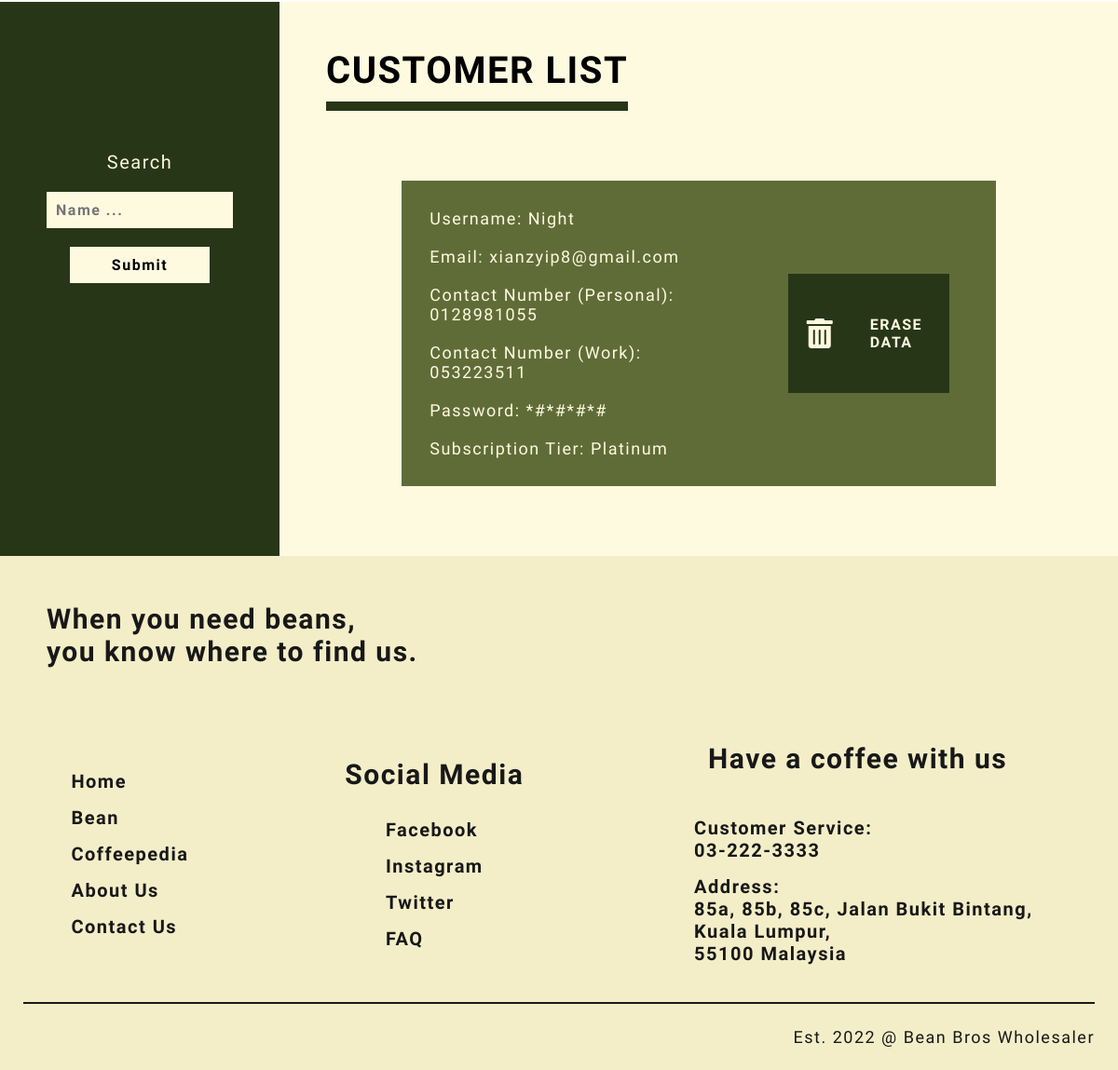
The page /php/checkcustomer.php (lower part) on the database as committed earlier.
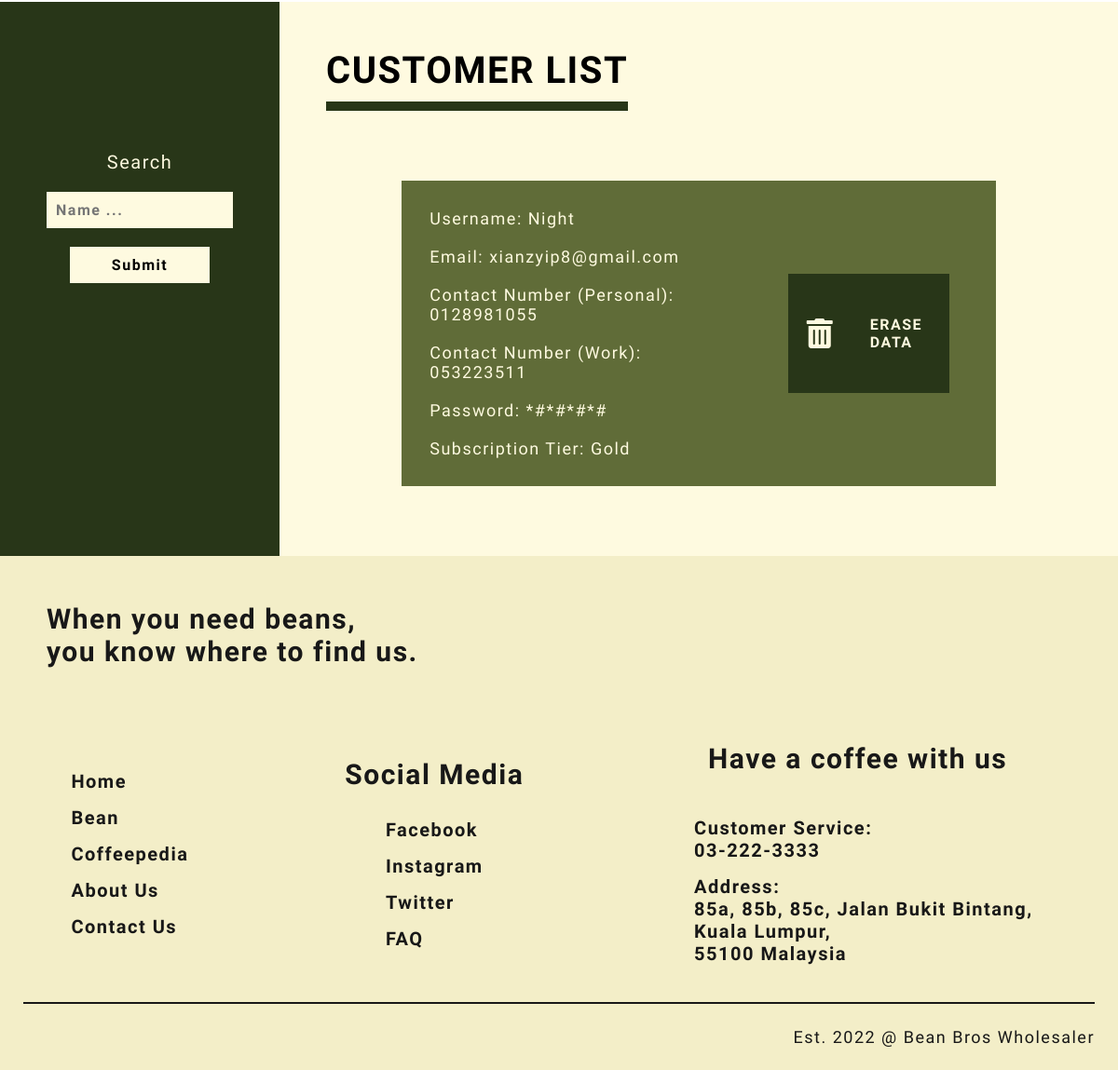
The same page on the database as committed later.
### tables this page shows
CREATE TABLE IF NOT EXISTS `customer` (
  `Customer_ID` int(255) NOT NULL AUTO_INCREMENT,
  `Username` varchar(255) NOT NULL,
  `Email` varchar(255) NOT NULL,
  `Password` varchar(255) NOT NULL,
  `Company_Contact` varchar(255) NOT NULL,
  `Personal_Contact` varchar(255) NOT NULL,
  `Subscription` text,
  PRIMARY KEY (`Customer_ID`)
);

### php/checkcustomer.php (the view, shortened to what the changed rows need)
<!DOCTYPE html>
<html>
    <head>
        <link rel = "stylesheet" href = "../css/checkcustomer.css">
        <link rel = "stylesheet" href = "https://use.fontawesome.com/releases/v5.15.4/css/all.css">
        <link rel = "stylesheet" href = "https://use.fontawesome.com/releases/v5.15.4/css/v4-shims.css">
    </head>
    <body>
        <div class="customer-list-page">
            <div class="customer-list-parallax-group">
                <div class="customer-list-parallax-base">
                    <div class="customer-container">
                            <?php
                                include("conn.php");
                                $searchCustomer = "";
                                $search = mysqli_query($con, "SELECT * FROM customer WHERE Username LIKE '%$searchCustomer%' ORDER BY Customer_ID;");
                            ?>
                        <div class="customer-left">
                            <div class="customer-title">
                                <h2>Customer List</h2>
                            </div>
                            <div class="all-customer-container">
                                <?php
                                    while($row = mysqli_fetch_assoc($search))
                                    {
                                        $displayCustomer = '
                                        <div class="customer">
                                            <div class="customer-information">
                                                <p>Username: '.$row["Username"].'</p>
                                                <p>Email: '.$row["Email"].'</p>
                                                <p>Contact Number (Personal): '.$row["Personal_Contact"].'</p>
                                                <p>Contact Number (Work): '.$row["Company_Contact"].'</p>
                                                <p>Password: *#*#*#*#</p>
                                                <p>Subscription Tier: '.$row["Subscription"].'</p>
                                            </div>
                                            <div class="delete-container">
                                                <i class="fas fa-trash-alt fa-2x"></i>
                                                <a href=\'deletecustomer.php?Customer_ID='.$row['Customer_ID'].'\' onclick="return confirm(\'Delete '.$row['Username'].' details? This CANNOT be undone!\');"><h4>Erase Data</h4></a>
                                            </div>
                                        </div>
                                        ';
                                        echo $displayCustomer;
                                    }
                                ?>
                            </div>
                        </div>
                    </div>
                </div>
            </div>
        </div>
    </body>
</html>

Rows that differ between the two databases and show on the page:
changed customer "Night": Subscription "Platinum" → "Gold"
